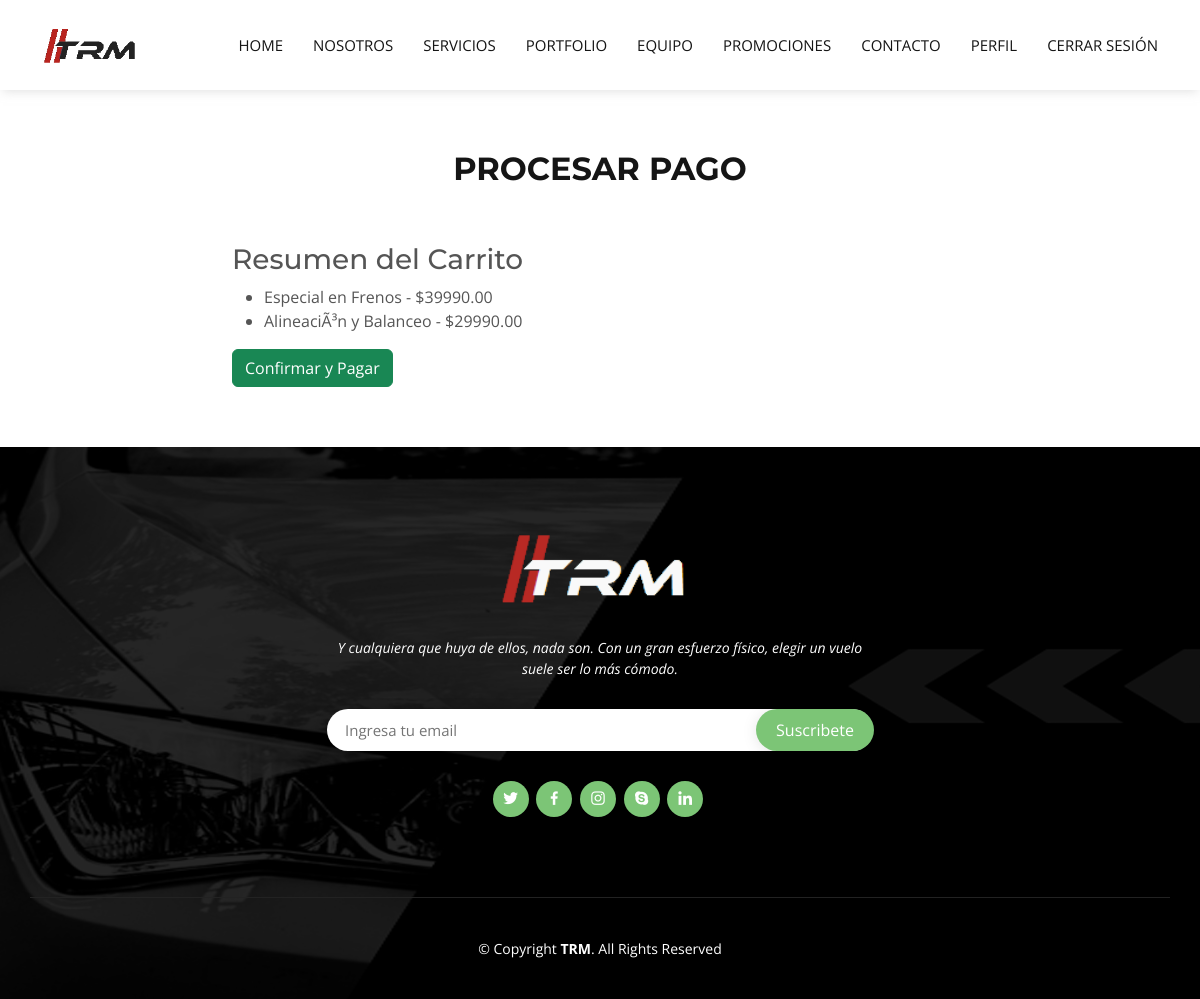
Page /checkout/ (signed in) on the earlier database version.
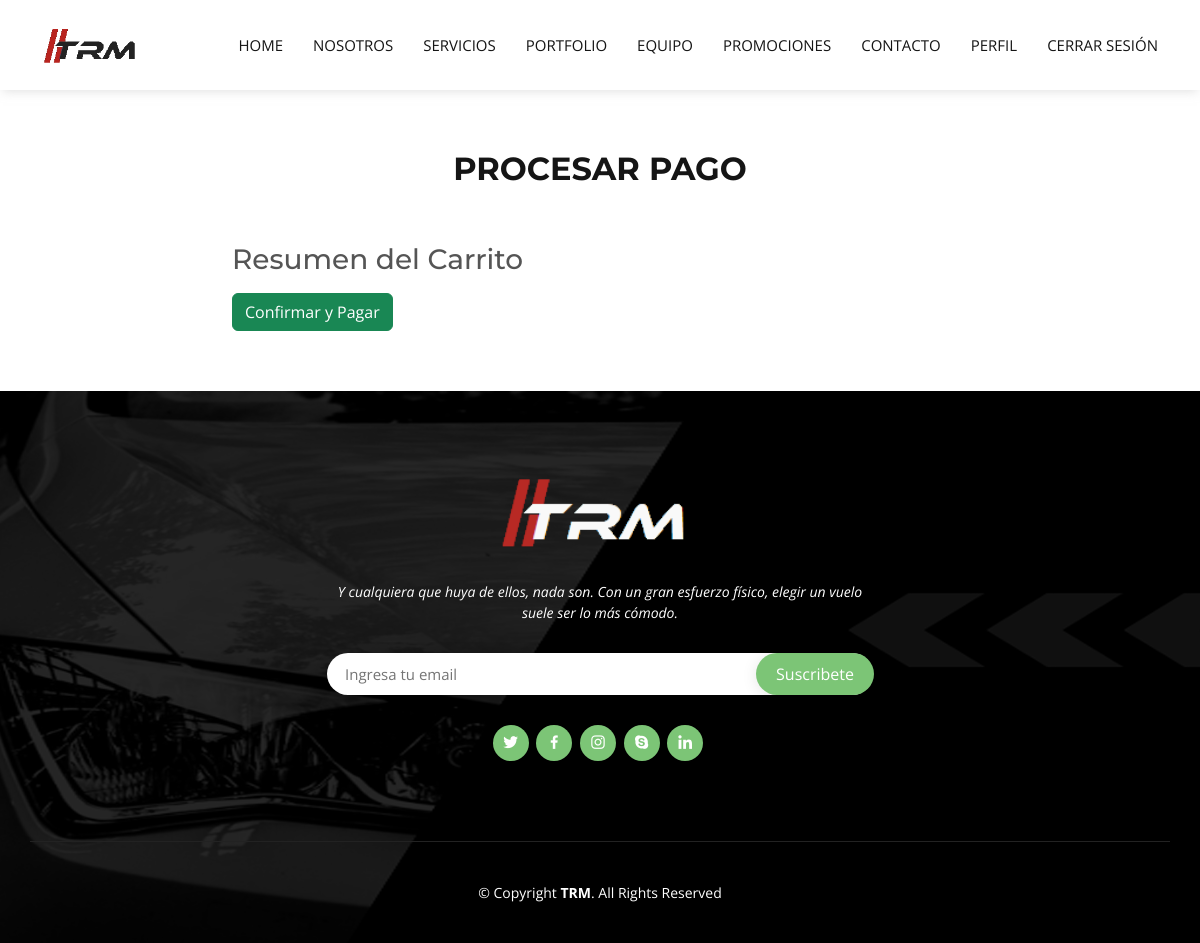
Same page on the later database version.
### main/models.py (models this page shows, shortened)
class Promotion(models.Model):
    title = models.CharField(max_length=255)
    price = models.DecimalField(max_digits=10, decimal_places=2)
    description = models.TextField()

### main/views.py (the view)
# urls.py: path('checkout/', views.checkout, name='checkout'),
@login_required
def checkout(request):
    cart = request.user.cart
    if request.method == 'POST':
        cart.promotions.clear()
        cart.save()
        messages.success(request, 'Gracias por su compra.')
        return redirect('profile')
    return render(request, 'checkout.html', {'cart': cart})

### main/templates/checkout.html (shortened to what the changed rows need)
<!DOCTYPE html>
<html lang="es">
<head>
    {% load static %}
    <link href="{% static 'vendor/aos/aos.css' %}" rel="stylesheet">
    <link href="{% static 'vendor/bootstrap/css/bootstrap.min.css' %}" rel="stylesheet">
    <link href="{% static 'vendor/bootstrap-icons/bootstrap-icons.css' %}" rel="stylesheet">
    <link href="{% static 'vendor/boxicons/css/boxicons.min.css' %}" rel="stylesheet">
    <link href="{% static 'vendor/glightbox/css/glightbox.min.css' %}" rel="stylesheet">
    <link href="{% static 'vendor/swiper/swiper-bundle.min.css' %}" rel="stylesheet">
    <link href="{% static 'css/style.css' %}" rel="stylesheet">
</head>
<body>
    <main id="main" data-aos="fade-up">
        <section id="checkout" class="checkout">
            <div class="container">
                <div class="section-title">
                    <h2>Procesar Pago</h2>
                </div>
                <div class="row">
                    <div class="col-lg-8 offset-lg-2">
                        <form method="post">
                            <ul>
                                {% for promotion in cart.promotions.all %}
                                    <li>{{ promotion.title }} - ${{ promotion.price }}</li>
                                {% endfor %}
                            </ul>
                        </form>
                    </div>
                </div>
            </div>
        </section>
    </main>
</body>
</html>

Differences in the rows shown:
no longer on this page (row edited): Promotion: title "Especial en Frenos", price "39990.00"
no longer on this page (row edited): Promotion: title "AlineaciÃ³n y Balanceo", price "29990.00"
